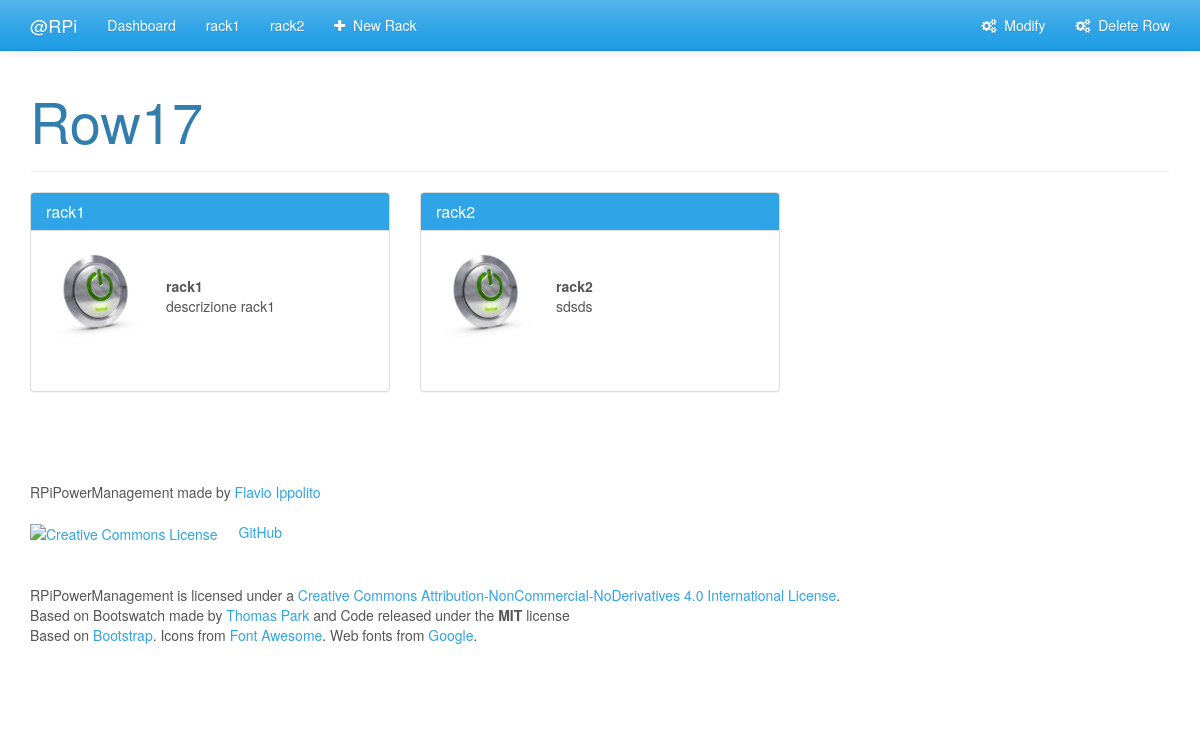
The page /row.php?id=1 on the database its author committed.
### tables this page shows
CREATE TABLE "tbModules" (
  "ModuleID" INTEGER NOT NULL ,
  "Name" varchar(50) NOT NULL,
  "Description" text NOT NULL,
  "GPIO" int(11) NOT NULL,
  "Throughtput" decimal(10,2) NOT NULL,
  "ManualACT" tinyint(1) DEFAULT '0',
  "ManualVAL" tinyint(1) DEFAULT '0', 'RowId' INTEGER NOT NULL DEFAULT 0,
  PRIMARY KEY ("ModuleID")
);

CREATE TABLE 'tbRows' ('RowID' INTEGER PRIMARY KEY AUTOINCREMENT NOT NULL, 'RowName' TEXT NOT NULL, 'RowDescription' TEXT);

### web/config/config.php (called while the page is built, shortened)
<?php
class DB_CONN {
	private $db_conn;
	public function __construct(){
		$this->db_conn = new PDO("sqlite:/srv/rpirrigate/data/database.sqlite","","", array(PDO::ATTR_ERRMODE => PDO::ERRMODE_WARNING));
	}
	public function ex_select($sql, $params){
		$sql = $this->db_conn->prepare($sql);
		$sql->execute($params);
		return $sql;
	}
	public function select_modules($id = NULL){
		if ($id==NULL){
			 $sql = "SELECT * FROM tbModules ORDER BY Name ASC;";
			 $params = array();
		} else {
			$sql = "SELECT * FROM tbModules WHERE ModuleID = :id ORDER BY Name ASC;";
			$params = array(':id'=>$id);
		}
		return $this->ex_select($sql,$params);
	}
	public function select_rows($id = NULL){
		if ($id==NULL){
			 $sql = "SELECT * FROM tbRows ORDER BY RowName ASC;";
			 $params = array();
		} else {
			$sql = "SELECT * FROM tbRows WHERE RowID = :id ORDER BY RowName ASC;";
			$params = array(':id'=>$id);
		}
		return $this->ex_select($sql,$params);
	}
}
?>

### web/row.php (the view, shortened to what this page needs)
<?php
include 'config/config.php';
$db = new DB_CONN();
$userID = $_SESSION['RPirrigate_UserID'];
$currRowID = $_GET['id'];
$currRow = $db->select_rows($currRowID)->fetch(PDO::FETCH_ASSOC);
?>
<!DOCTYPE html>
<html>
  <head>
    <link rel="stylesheet" href="misc/bootstrap.css" media="screen">
    <link rel="stylesheet" href="misc/bootswatch.min.css">
    <link rel="stylesheet" href="//maxcdn.bootstrapcdn.com/font-awesome/4.3.0/css/font-awesome.min.css">
  </head>
  <body>
    <div class="navbar navbar-default navbar-fixed-top">
      <div class="container">
        <div class="navbar-header">
          <a href="#" class="navbar-brand"><?php echo $db->select1_username($userID);?>@RPi</a>
        </div>
        <div class="navbar-collapse collapse" id="navbar-main">
          <ul class="nav navbar-nav">
            <li><a href="home.php">Dashboard</a></li>
            <?php
            $qry = $db->select_modules();
            while ($row = $qry->fetch(PDO::FETCH_BOTH)){
              if ($row['RowId']==$currRowID)
                echo("<li><a href='module.php?id=".$row['ModuleID']."'>".$row['Name']."</a></li>\n");
            }
            echo("<li><a href='module-new.php?id=".$currRowID."'><i class='fa fa-plus'></i>&nbsp;&nbsp;");echo LANG_menu_ADDMODULE; echo("</a></li>\n");
            ?>
          </ul>
          <ul class="nav navbar-nav navbar-right">
            <li><a href="javascript:HideShow('Settings');"><i class="fa fa-cogs"></i>&nbsp;&nbsp;<?php echo LANG_row_EDIT; ?></a></li>
            <li><a href="javascript:DeleteThisModule();"><i class="fa fa-cogs"></i>&nbsp;&nbsp;<?php echo LANG_row_DELETE_BTN; ?></a></li>
          </ul>
        </div>
      </div>
    </div>
    <div class="container">
      <div class="bs-docs-section clearfix">
        <div class="row">
          <div class="col-lg-12">
            <div class="page-header">
              <h1 id="dialogs"><?php echo $currRow['RowName'];?></h1>
            </div>
          </div>
         </div>
      </div>
<div class="row">
          <?php
            $qry = $db->select_modules();
            while ($row = $qry->fetch(PDO::FETCH_BOTH)){
              if ($row['RowId']==$currRowID){
              ?>
              <div class="col-lg-4">
                <div class="bs-component">
                  <div class="panel panel-primary">
                    <div class="panel-heading">
                      <h3 class="panel-title"><?php echo "<a href='module.php?id=".$row['ModuleID']."' align='left'>".$row['Name']."</a>" ?></h3>
                    </div>
                    <div class="panel-body">
                      <table>
                        <tr>
                          <td>
                            <?php
                            $filename = glob("mod_images/".$row['ModuleID'].".*");
                            if (count($filename)>0)
                              echo("<img src='".$filename[0]."' height='100' style='border-radius:10px'/>");
                            else
                              echo("<img src='misc/logo.png' height='100' style='border-radius:10px'/>");
                            ?>
                          <td style="padding-left:20px">
                            <b><?php echo $row['Name'] ?></b><br/>
                            <?php echo $row['Description'] ?>
                          </td>
                        </tr>
                      </table>
                    </div>
                  </div>
                </div>
              </div>
            <?php }} ?>
      </div>
      <footer><?php include 'misc/footer.php';?></footer>
    </div>
</body>
</html>

### rows shown on the page
tbmodules: Name "rack1", Description "descrizione rack1"
tbmodules: Name "rack2", Description "sdsds"
tbrows: RowName "Row17"

### other values the page prints
LANG_menu_ADDMODULE "New Rack"
LANG_row_EDIT "Modify"
LANG_row_DELETE_BTN "Delete Row"
